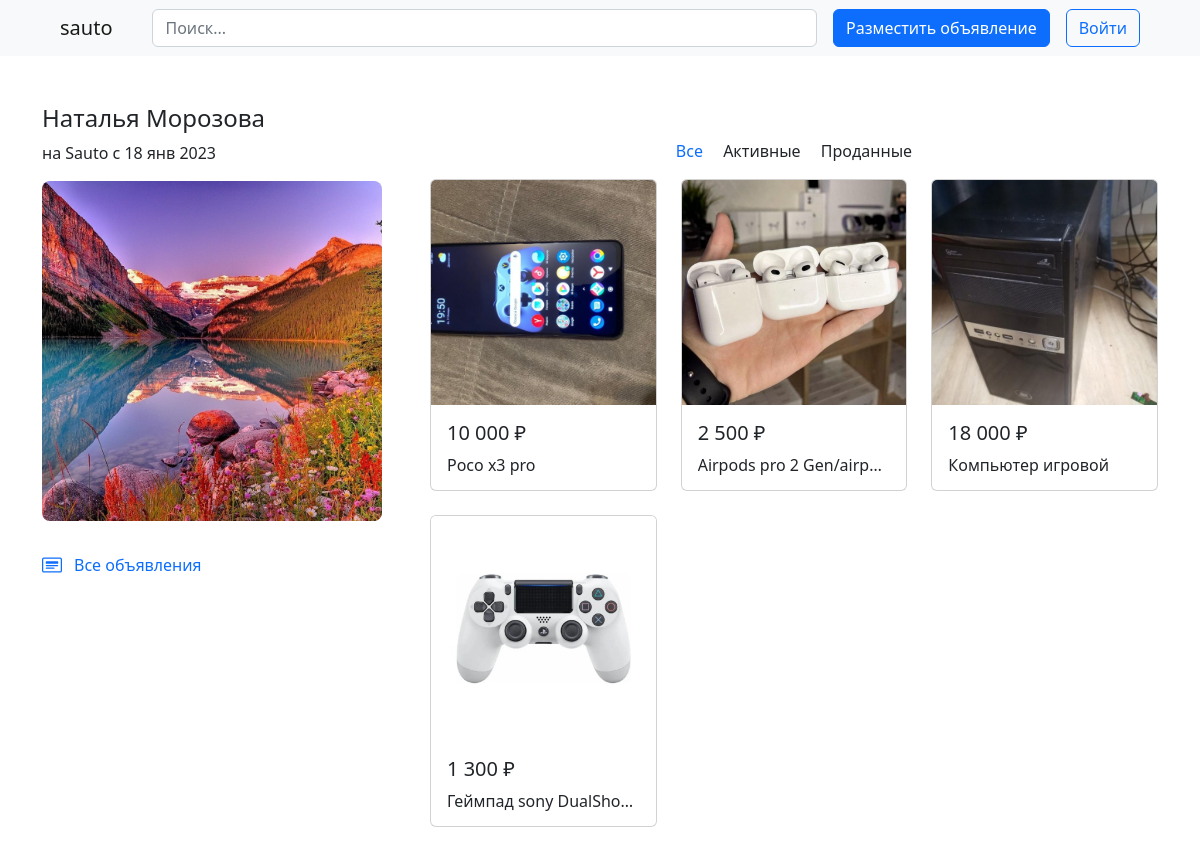
The app's page /profile/announcements/3/ with its own data.
### accounts/models.py (models this page shows, shortened)
class User(AbstractBaseUser):
    email = models.EmailField(verbose_name="адрес электронной почты", max_length=260, unique=True)
    first_name = models.CharField(verbose_name="имя", max_length=150)
    last_name = models.CharField(verbose_name="фамилия", max_length=150)
    profile_image = models.ImageField(verbose_name="изображение профиля", upload_to=_get_profile_image_filepath, null=True, blank=True, default=_get_default_profile_image)
    date_joined = models.DateTimeField(verbose_name="дата регистрации", auto_now_add=True)
    last_login = models.DateTimeField(verbose_name="последний вход", auto_now=True)
    is_active = models.BooleanField(verbose_name="активный", default=True)
    is_staff = models.BooleanField(verbose_name="статус персонала", default=False)
    is_admin = models.BooleanField(verbose_name="статус администратора", default=False)
    is_superuser = models.BooleanField(verbose_name="статус суперпользователя", default=False)
    is_email_verified = models.BooleanField(verbose_name="статус проверенной электронной почты", default=False)
    last_password_updated = models.DateTimeField(verbose_name="последнее обновление пароля", auto_now=True)
    objects = UserManager()
    USERNAME_FIELD = 'email'
    REQUIRED_FIELDS = ['first_name', 'last_name']
    class Meta:
        verbose_name = 'пользователь'
        verbose_name_plural = 'пользователи'

### announcement/models.py (models this page shows, shortened)
class AnnouncementImage(models.Model):
    announcement = models.ForeignKey(Announcement, verbose_name="объявление",  on_delete=models.CASCADE)
    image = models.ImageField(verbose_name="изображение", upload_to=_get_announcement_sale_image_filepath)
    class Meta:
        verbose_name = 'изображение объявления'
        verbose_name_plural = 'изображения объявлений'

class Announcement(models.Model):
    CATEGORIES = (
        (None, 'Не выбрано'),
        (0, 'Прочее'),
        (1, 'Женский гардероб'),
        (2, 'Мужской гардероб'),
        (3, 'Детский гардероб'),
        (4, 'Детские товары'),
        (5, 'Хэндмейд'),
        (6, 'Телефоны и планшеты'),
        (7, 'Фото и видеокамеры'),
        (8, 'Компьютерная техника'),
        (9, 'ТВ, аудио, видео'),
        (10, 'Бытовая техника'),
        (11, 'Для дома и дачи'),
        (12, 'Стройматериалы и инструменты'),
        (13, 'Красота и здоровье'),
        (14, 'Спорт и отдых'),
        (15, 'Хобби и развлечения'),
    )
    CONDITION = (
        (None, 'Не выбрано'),
        (0, 'БУ'),
        (1, 'Новое')
    )
    TYPE_ANNOUNCEMENT = (
        (None, 'Не выбрано'),
        (0, 'Продаю свое'),
        (1, 'Приобрел на продажу'),
        (2, 'Магазин'),
    )
    COMMUNICATION_METHOD = (
        (0, 'Адрес электронной почты'),
        (1, 'Имя пользователя телеграм'),
        (2, 'Номер телефона')
    )
    seller = models.ForeignKey(Seller, verbose_name="продавец", on_delete=models.CASCADE)
    category = models.IntegerField(verbose_name="категория", choices=CATEGORIES)
    condition = models.IntegerField(verbose_name="состояние", choices=CONDITION)
    type_announcement = models.IntegerField(verbose_name="тип объявления", choices=TYPE_ANNOUNCEMENT)
    name = models.CharField(verbose_name="название", max_length=50)
    price = models.DecimalField(verbose_name="цена", max_digits=13, decimal_places=2, validators=[MinValueValidator(0)])
    description = models.TextField(verbose_name="описание", max_length=3000, blank=True, null=True)
    sold = models.BooleanField(verbose_name="продано", default=False)
    latitude = models.FloatField(verbose_name="широта")
    longitude = models.FloatField(verbose_name="долгота")
    date_created = models.DateTimeField(verbose_name="дата создания", auto_now_add=True)
    date_updated = models.DateTimeField(verbose_name="дата изменения", auto_now_add=True)
    communication_method = models.IntegerField(verbose_name="способ связи", choices=COMMUNICATION_METHOD, default=0)
    class Meta:
        verbose_name = 'объявление'
        verbose_name_plural = 'объявления'
        ordering = ('-date_created', )

### userprofile/views.py (the view, shortened to what this page needs)
# urls.py: path('announcements/<int:user_pk>/', views.user_announcements, name='user-announcements'),
def user_announcements(request, user_pk):
    user = User.objects.get(pk=user_pk)
    try:
        seller = Seller.objects.get(user=user)
    except:
        seller = None
    if seller:
        announcements = Announcement.objects.filter(seller=seller)
        if request.method == 'GET':
            if (request.GET.get('search')
                    or request.GET.get('all')
                        or request.GET.get('filter_by_seller_and_sold')):
                response = form_announcements_and_images(request, announcements)
                return JsonResponse(response._asdict())
        page_announcements, paginator = paginate_announcements(request, announcements)
        images = AnnouncementImage.objects.filter(
            announcement__in=page_announcements)
        context = {
            'user': user,
            'announcements': page_announcements,
            'paginator': paginator,
            'images': images,
        }
    return render(request, 'userprofile/user-announcements.html', context)

### announcement/utils.py (called while the page is built)
def paginate_announcements(request, announcements: QuerySet) -> tuple[Page, Paginator]:
    paginator = Paginator(announcements, 32)
    page = request.GET.get('page')
    page_announcements = paginator.get_page(page)
    return page_announcements, paginator

### userprofile/templates/userprofile/user-announcements.html (shortened to what this page needs)
{% extends 'announcement/base.html' %}
{% load static %}
{% block search %}
<input type="search" name="q" class="form-control" placeholder="Поиск...">
{% endblock %}
{% block content %}
<link rel="stylesheet" href="{% static 'css/announcement/announcements.css' %}">
<div class="container my-5">
    <div class="row gx-5">
        <div class="col-12 col-xl-4 col-xxl-3 mb-4">
            {% if request.user.id == user.id %}
            {% include 'userprofile/this-user-sidebar.html' with active='announcements' %}
            {% else %}
            {% include 'userprofile/user-sidebar.html' with active='announcements' %}
            {% endif %}
        </div>
        {% if announcements %}
        <div class="col-12 col-xl-8 col-xxl-9">
            <div style="height: 35.28px;"></div>
            <div class="mb-3 text-center">
                <span class="link-primary pointer mx-2 sold-btn" data-value="all" data-user="{{ user.id }}">Все</span>
                <span class="dark-link pointer mx-2 sold-btn" data-value="false"
                    data-user="{{ user.id }}">Активные</span>
                <span class="dark-link pointer mx-2 sold-btn" data-value="true"
                    data-user="{{ user.id }}">Проданные</span>
            </div>
            <div class="announcement-cards">
                {% include 'announcement/announcement-cards.html' %}
            </div>
        </div>
        {% endif %}
    </div>
</div>
{% endblock %}

### userprofile/templates/userprofile/user-sidebar.html (shortened to what this page needs)
<h4 class="mb-2">{{ user.first_name }} {{ user.last_name }}</h4>
<p class="mb-3">на Sauto с {{ user.date_joined|date:"d b Y" }}</p>
<div class="ratio mb-4">
    <div class="ratio-inner ratio-1-1">
        <div class="ratio-content">
            <img src="{{ user.profile_image.url }}" alt="..." class="rounded-3 img-100">
        </div>
    </div>
</div>
<ul class="list-unstyled mb-0">
    <li><a class="dropdown-item d-flex align-items-center gap-2 py-2 {% if active == 'announcements' %}link-primary{% else %}dark-link{% endif %}"
            href="{% url 'user-announcements' user.id %}">
            Все объявления
        </a></li>
</ul>

### announcement/templates/announcement/announcement-card.html
<div class="col">
    <a href="{% url 'show-announcement' announcement.pk %}" class="text-decoration-none text-dark">
        <div class="card" style="overflow: hidden;">
            <div class="ratio">
                <div class="ratio-inner ratio-1-1">
                    <div class="ratio-content">
                        {% for image in images %}
                        {% if image.announcement == announcement %}
                        <img src="{{ image.image.url }}" class="img-100" alt="...">
                        {% endif %}
                        {% endfor %}
                    </div>
                </div>
            </div>
            <div class="card-body">
                {% if announcement.price == 0 %}
                <h5 class="card-title">Бесплатно</h5>
                {% else %}
                <h5 class="card-title">{{ announcement.price|floatformat:"-2g" }} ₽</h5>
                {% endif %}
                <div class="card-truncate-text-container">
                    <div class="card-truncate-text">
                        {{ announcement.name }}
                    </div>
                </div>
            </div>
        </div>
    </a>
</div>

### static/css/styles.css (style rules this page uses)
html, body { position: relative; width: 100%; height: 100% }
.pointer { cursor: pointer; }
.ratio { width: 100%; overflow: hidden; }
.ratio-inner { position: relative; height: 0; border: none; }
.ratio-content { position: absolute; top: 0; right: 0; bottom: 0; left: 0; }
.ratio-1-1 { padding-top: 100%; }
.img-100 { width: 100%; height: 100%; object-fit: cover; }
.dark-link { color: #212529; }

### static/css/announcement/announcements.css (style rules this page uses)
.card-truncate-text-container { width: 100%; height: 21px; }
.card-truncate-text { white-space: nowrap; overflow: hidden; text-overflow: ellipsis; }

### records on screen
User: first_name "Наталья", last_name "Морозова", date_joined "18 янв 2023", profile_image (picture)
Announcement: price "10 000", name "Poco x3 pro"
AnnouncementImage: image (picture)
Announcement: price "2 500", name "Airpods pro 2 Gen/airp…"
AnnouncementImage: image (picture)
Announcement: price "18 000", name "Компьютер игровой"
AnnouncementImage: image (picture)
Announcement: price "1 300", name "Геймпад sony DualSho…"
AnnouncementImage: image (picture)
